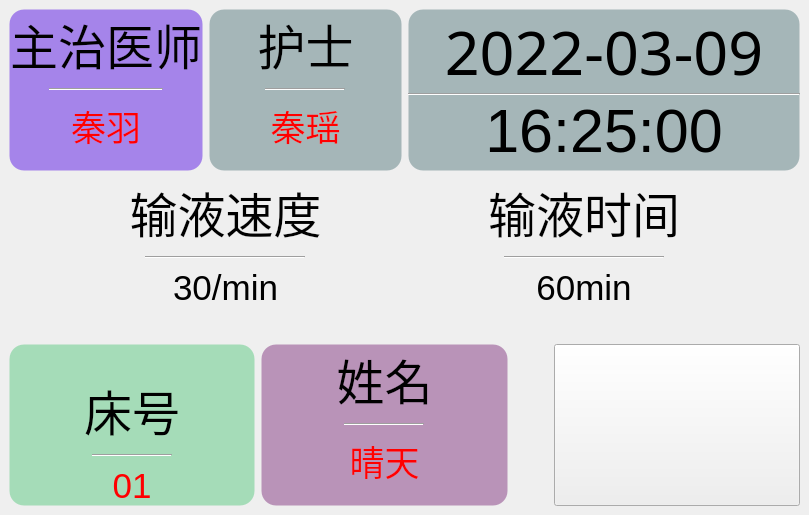
<?xml version="1.0" encoding="UTF-8"?>
<ui version="4.0">
 <class>ClientWidget</class>
 <widget class="QMainWindow" name="ClientWidget">
  <property name="geometry">
   <rect>
    <x>0</x>
    <y>0</y>
    <width>809</width>
    <height>515</height>
   </rect>
  </property>
  <property name="windowTitle">
   <string>智慧输液呼叫终端</string>
  </property>
  <property name="styleSheet">
   <string notr="true">QMainWindow{
	background-image: url(:/back2.jpg);
	background-size:150px;
}

QWidget#bNumber{/*床号*/
	border:1px solid;
	border-color:rgba();
	background-color: rgba(90, 200, 129,0.5);
	border-radius:15px;
}
QLabel#bNumberlabel
{
	font: 36pt &quot;方正舒体&quot;;
}
QLabel#bNumbervalue
{
	
	color: rgb(255, 0, 0);

}



QWidget#aName{  /*设置姓名*/
	border:1px solid;
	border-color:rgba();
	background-color: rgba(130,55, 129,0.5);
	border-radius:15px;
}
QLabel#aNamelabel
{
	font: 36pt &quot;方正舒体&quot;;
}
QLabel#aNamevalue
{
	
	color: rgb(255, 0, 0);

}


QWidget#cDor{  /*设置主治医师*/
	border:1px solid;
	border-color:rgba();
	background-color: rgba(90, 25, 229,0.5);
	border-radius:15px;
}
QLabel#cDorlabel
{
	font: 36pt &quot;方正舒体&quot;;
}
QLabel#cDorvalue
{
	
	color: rgb(255, 0, 0);

}


QWidget#cDorr{  /*设置主治医师*/
	border:1px solid;
	border-color:rgba();
	background-color: rgba(90, 125, 129,0.5);
	border-radius:15px;
}
QLabel#cDorrlabel
{
	font: 36pt &quot;方正舒体&quot;;
}
QLabel#cDorrvalue
{
	color: rgb(255, 0, 0);
}


/*呼叫*/

QWidget#eCall{  /*设置主治医师*/
	border:1px solid;
	border-color:rgba();
	background-color: rgba(90, 125, 129,0.5);
	border-radius:15px;
}
QPushButton{
	image: url(:/call.png);
}


/*时间*/

QWidget#fTime{  /*设置主治医师*/
	border:1px solid;
	border-color:rgba();
	background-color: rgba(90, 125, 129,0.5);
	border-radius:15px;
}



</string>
  </property>
  <widget class="QWidget" name="centralwidget">
   <layout class="QVBoxLayout" name="verticalLayout_9">
    <item>
     <layout class="QHBoxLayout" name="horizontalLayout_12">
      <item>
       <layout class="QHBoxLayout" name="horizontalLayout_6">
        <item>
         <widget class="QWidget" name="cDor" native="true">
          <layout class="QVBoxLayout" name="verticalLayout_3" stretch="5,1,5">
           <property name="spacing">
            <number>0</number>
           </property>
           <property name="leftMargin">
            <number>0</number>
           </property>
           <property name="topMargin">
            <number>0</number>
           </property>
           <property name="rightMargin">
            <number>0</number>
           </property>
           <property name="bottomMargin">
            <number>0</number>
           </property>
           <item>
            <widget class="QLabel" name="cDorlabel">
             <property name="font">
              <font>
               <family>方正舒体</family>
               <pointsize>36</pointsize>
               <weight>50</weight>
               <italic>false</italic>
               <bold>false</bold>
              </font>
             </property>
             <property name="text">
              <string>主治医师</string>
             </property>
             <property name="alignment">
              <set>Qt::AlignBottom|Qt::AlignHCenter</set>
             </property>
            </widget>
           </item>
           <item>
            <layout class="QHBoxLayout" name="horizontalLayout_4">
             <property name="spacing">
              <number>0</number>
             </property>
             <item>
              <spacer name="horizontalSpacer_5">
               <property name="orientation">
                <enum>Qt::Horizontal</enum>
               </property>
               <property name="sizeType">
                <enum>QSizePolicy::Maximum</enum>
               </property>
               <property name="sizeHint" stdset="0">
                <size>
                 <width>40</width>
                 <height>20</height>
                </size>
               </property>
              </spacer>
             </item>
             <item>
              <widget class="Line" name="line_3">
               <property name="maximumSize">
                <size>
                 <width>160</width>
                 <height>16777215</height>
                </size>
               </property>
               <property name="orientation">
                <enum>Qt::Horizontal</enum>
               </property>
              </widget>
             </item>
             <item>
              <spacer name="horizontalSpacer_6">
               <property name="orientation">
                <enum>Qt::Horizontal</enum>
               </property>
               <property name="sizeType">
                <enum>QSizePolicy::Maximum</enum>
               </property>
               <property name="sizeHint" stdset="0">
                <size>
                 <width>40</width>
                 <height>20</height>
                </size>
               </property>
              </spacer>
             </item>
            </layout>
           </item>
           <item>
            <widget class="QLabel" name="cDorvalue">
             <property name="font">
              <font>
               <pointsize>26</pointsize>
              </font>
             </property>
             <property name="text">
              <string>秦羽</string>
             </property>
             <property name="alignment">
              <set>Qt::AlignHCenter|Qt::AlignTop</set>
             </property>
            </widget>
           </item>
          </layout>
         </widget>
        </item>
        <item>
         <widget class="QWidget" name="cDorr" native="true">
          <layout class="QVBoxLayout" name="verticalLayout_4" stretch="5,1,5">
           <property name="spacing">
            <number>0</number>
           </property>
           <property name="leftMargin">
            <number>0</number>
           </property>
           <property name="topMargin">
            <number>0</number>
           </property>
           <property name="rightMargin">
            <number>0</number>
           </property>
           <property name="bottomMargin">
            <number>0</number>
           </property>
           <item>
            <widget class="QLabel" name="cDorrlabel">
             <property name="font">
              <font>
               <family>方正舒体</family>
               <pointsize>36</pointsize>
               <weight>50</weight>
               <italic>false</italic>
               <bold>false</bold>
              </font>
             </property>
             <property name="text">
              <string>护士</string>
             </property>
             <property name="alignment">
              <set>Qt::AlignBottom|Qt::AlignHCenter</set>
             </property>
            </widget>
           </item>
           <item>
            <layout class="QHBoxLayout" name="horizontalLayout_5">
             <property name="spacing">
              <number>0</number>
             </property>
             <item>
              <spacer name="horizontalSpacer_7">
               <property name="orientation">
                <enum>Qt::Horizontal</enum>
               </property>
               <property name="sizeType">
                <enum>QSizePolicy::Maximum</enum>
               </property>
               <property name="sizeHint" stdset="0">
                <size>
                 <width>40</width>
                 <height>20</height>
                </size>
               </property>
              </spacer>
             </item>
             <item>
              <widget class="Line" name="line_4">
               <property name="maximumSize">
                <size>
                 <width>80</width>
                 <height>16777215</height>
                </size>
               </property>
               <property name="orientation">
                <enum>Qt::Horizontal</enum>
               </property>
              </widget>
             </item>
             <item>
              <spacer name="horizontalSpacer_8">
               <property name="orientation">
                <enum>Qt::Horizontal</enum>
               </property>
               <property name="sizeType">
                <enum>QSizePolicy::Maximum</enum>
               </property>
               <property name="sizeHint" stdset="0">
                <size>
                 <width>40</width>
                 <height>20</height>
                </size>
               </property>
              </spacer>
             </item>
            </layout>
           </item>
           <item>
            <widget class="QLabel" name="cDorrvalue">
             <property name="font">
              <font>
               <pointsize>26</pointsize>
              </font>
             </property>
             <property name="text">
              <string>秦瑶</string>
             </property>
             <property name="alignment">
              <set>Qt::AlignHCenter|Qt::AlignTop</set>
             </property>
            </widget>
           </item>
          </layout>
         </widget>
        </item>
       </layout>
      </item>
      <item>
       <widget class="QWidget" name="fTime" native="true">
        <layout class="QVBoxLayout" name="verticalLayout_8" stretch="5,1,5">
         <property name="spacing">
          <number>0</number>
         </property>
         <property name="leftMargin">
          <number>0</number>
         </property>
         <property name="topMargin">
          <number>0</number>
         </property>
         <property name="rightMargin">
          <number>0</number>
         </property>
         <property name="bottomMargin">
          <number>0</number>
         </property>
         <item>
          <widget class="QLabel" name="fTimeDate">
           <property name="font">
            <font>
             <family>方正舒体</family>
             <pointsize>46</pointsize>
             <weight>50</weight>
             <italic>false</italic>
             <bold>false</bold>
            </font>
           </property>
           <property name="text">
            <string>2022-03-09</string>
           </property>
           <property name="alignment">
            <set>Qt::AlignBottom|Qt::AlignHCenter</set>
           </property>
          </widget>
         </item>
         <item>
          <layout class="QHBoxLayout" name="horizontalLayout_11">
           <property name="spacing">
            <number>0</number>
           </property>
           <item>
            <widget class="Line" name="line_7">
             <property name="sizePolicy">
              <sizepolicy hsizetype="Minimum" vsizetype="Fixed">
               <horstretch>0</horstretch>
               <verstretch>0</verstretch>
              </sizepolicy>
             </property>
             <property name="maximumSize">
              <size>
               <width>16777215</width>
               <height>16777215</height>
              </size>
             </property>
             <property name="orientation">
              <enum>Qt::Horizontal</enum>
             </property>
            </widget>
           </item>
          </layout>
         </item>
         <item>
          <widget class="QLabel" name="fTimeTime">
           <property name="font">
            <font>
             <pointsize>46</pointsize>
            </font>
           </property>
           <property name="text">
            <string>16:25:00</string>
           </property>
           <property name="alignment">
            <set>Qt::AlignHCenter|Qt::AlignTop</set>
           </property>
          </widget>
         </item>
        </layout>
       </widget>
      </item>
     </layout>
    </item>
    <item>
     <layout class="QHBoxLayout" name="horizontalLayout_13">
      <item>
       <spacer name="horizontalSpacer_16">
        <property name="orientation">
         <enum>Qt::Horizontal</enum>
        </property>
        <property name="sizeType">
         <enum>QSizePolicy::Maximum</enum>
        </property>
        <property name="sizeHint" stdset="0">
         <size>
          <width>40</width>
          <height>20</height>
         </size>
        </property>
       </spacer>
      </item>
      <item>
       <layout class="QHBoxLayout" name="horizontalLayout_9">
        <item>
         <widget class="QWidget" name="cDor_2" native="true">
          <layout class="QVBoxLayout" name="verticalLayout_6" stretch="5,1,5">
           <property name="spacing">
            <number>0</number>
           </property>
           <property name="leftMargin">
            <number>0</number>
           </property>
           <property name="topMargin">
            <number>0</number>
           </property>
           <property name="rightMargin">
            <number>0</number>
           </property>
           <property name="bottomMargin">
            <number>0</number>
           </property>
           <item>
            <widget class="QLabel" name="cDorlabel_2">
             <property name="font">
              <font>
               <family>方正舒体</family>
               <pointsize>36</pointsize>
               <weight>50</weight>
               <italic>false</italic>
               <bold>false</bold>
              </font>
             </property>
             <property name="text">
              <string>输液速度</string>
             </property>
             <property name="alignment">
              <set>Qt::AlignBottom|Qt::AlignHCenter</set>
             </property>
            </widget>
           </item>
           <item>
            <layout class="QHBoxLayout" name="horizontalLayout_7">
             <property name="spacing">
              <number>0</number>
             </property>
             <item>
              <spacer name="horizontalSpacer_9">
               <property name="orientation">
                <enum>Qt::Horizontal</enum>
               </property>
               <property name="sizeType">
                <enum>QSizePolicy::Maximum</enum>
               </property>
               <property name="sizeHint" stdset="0">
                <size>
                 <width>40</width>
                 <height>20</height>
                </size>
               </property>
              </spacer>
             </item>
             <item>
              <widget class="Line" name="line_5">
               <property name="maximumSize">
                <size>
                 <width>160</width>
                 <height>16777215</height>
                </size>
               </property>
               <property name="orientation">
                <enum>Qt::Horizontal</enum>
               </property>
              </widget>
             </item>
             <item>
              <spacer name="horizontalSpacer_10">
               <property name="orientation">
                <enum>Qt::Horizontal</enum>
               </property>
               <property name="sizeType">
                <enum>QSizePolicy::Maximum</enum>
               </property>
               <property name="sizeHint" stdset="0">
                <size>
                 <width>40</width>
                 <height>20</height>
                </size>
               </property>
              </spacer>
             </item>
            </layout>
           </item>
           <item>
            <widget class="QLabel" name="cDorvalue_2">
             <property name="font">
              <font>
               <pointsize>26</pointsize>
              </font>
             </property>
             <property name="text">
              <string>30/min</string>
             </property>
             <property name="alignment">
              <set>Qt::AlignHCenter|Qt::AlignTop</set>
             </property>
            </widget>
           </item>
          </layout>
         </widget>
        </item>
        <item>
         <widget class="QWidget" name="cDor_3" native="true">
          <layout class="QVBoxLayout" name="verticalLayout_7" stretch="5,1,5">
           <property name="spacing">
            <number>0</number>
           </property>
           <property name="leftMargin">
            <number>0</number>
           </property>
           <property name="topMargin">
            <number>0</number>
           </property>
           <property name="rightMargin">
            <number>0</number>
           </property>
           <property name="bottomMargin">
            <number>0</number>
           </property>
           <item>
            <widget class="QLabel" name="cDorlabel_3">
             <property name="font">
              <font>
               <family>方正舒体</family>
               <pointsize>36</pointsize>
               <weight>50</weight>
               <italic>false</italic>
               <bold>false</bold>
              </font>
             </property>
             <property name="text">
              <string>输液时间</string>
             </property>
             <property name="alignment">
              <set>Qt::AlignBottom|Qt::AlignHCenter</set>
             </property>
            </widget>
           </item>
           <item>
            <layout class="QHBoxLayout" name="horizontalLayout_8">
             <property name="spacing">
              <number>0</number>
             </property>
             <item>
              <spacer name="horizontalSpacer_11">
               <property name="orientation">
                <enum>Qt::Horizontal</enum>
               </property>
               <property name="sizeType">
                <enum>QSizePolicy::Maximum</enum>
               </property>
               <property name="sizeHint" stdset="0">
                <size>
                 <width>40</width>
                 <height>20</height>
                </size>
               </property>
              </spacer>
             </item>
             <item>
              <widget class="Line" name="line_6">
               <property name="maximumSize">
                <size>
                 <width>160</width>
                 <height>16777215</height>
                </size>
               </property>
               <property name="orientation">
                <enum>Qt::Horizontal</enum>
               </property>
              </widget>
             </item>
             <item>
              <spacer name="horizontalSpacer_12">
               <property name="orientation">
                <enum>Qt::Horizontal</enum>
               </property>
               <property name="sizeType">
                <enum>QSizePolicy::Maximum</enum>
               </property>
               <property name="sizeHint" stdset="0">
                <size>
                 <width>40</width>
                 <height>20</height>
                </size>
               </property>
              </spacer>
             </item>
            </layout>
           </item>
           <item>
            <widget class="QLabel" name="cDorvalue_3">
             <property name="font">
              <font>
               <pointsize>26</pointsize>
              </font>
             </property>
             <property name="text">
              <string>60min</string>
             </property>
             <property name="alignment">
              <set>Qt::AlignHCenter|Qt::AlignTop</set>
             </property>
            </widget>
           </item>
          </layout>
         </widget>
        </item>
       </layout>
      </item>
      <item>
       <spacer name="horizontalSpacer_17">
        <property name="orientation">
         <enum>Qt::Horizontal</enum>
        </property>
        <property name="sizeType">
         <enum>QSizePolicy::Maximum</enum>
        </property>
        <property name="sizeHint" stdset="0">
         <size>
          <width>40</width>
          <height>20</height>
         </size>
        </property>
       </spacer>
      </item>
     </layout>
    </item>
    <item>
     <layout class="QHBoxLayout" name="horizontalLayout_10" stretch="2">
      <item>
       <layout class="QHBoxLayout" name="horizontalLayout">
        <item>
         <widget class="QWidget" name="bNumber" native="true">
          <layout class="QVBoxLayout" name="verticalLayout" stretch="5,1,0">
           <property name="spacing">
            <number>0</number>
           </property>
           <property name="leftMargin">
            <number>0</number>
           </property>
           <property name="topMargin">
            <number>0</number>
           </property>
           <property name="rightMargin">
            <number>0</number>
           </property>
           <property name="bottomMargin">
            <number>0</number>
           </property>
           <item>
            <widget class="QLabel" name="bNumberlabel">
             <property name="font">
              <font>
               <family>方正舒体</family>
               <pointsize>36</pointsize>
               <weight>50</weight>
               <italic>false</italic>
               <bold>false</bold>
              </font>
             </property>
             <property name="text">
              <string>床号</string>
             </property>
             <property name="alignment">
              <set>Qt::AlignBottom|Qt::AlignHCenter</set>
             </property>
            </widget>
           </item>
           <item>
            <layout class="QHBoxLayout" name="horizontalLayout_2">
             <property name="spacing">
              <number>0</number>
             </property>
             <item>
              <spacer name="horizontalSpacer">
               <property name="orientation">
                <enum>Qt::Horizontal</enum>
               </property>
               <property name="sizeType">
                <enum>QSizePolicy::Maximum</enum>
               </property>
               <property name="sizeHint" stdset="0">
                <size>
                 <width>40</width>
                 <height>20</height>
                </size>
               </property>
              </spacer>
             </item>
             <item>
              <widget class="Line" name="line">
               <property name="maximumSize">
                <size>
                 <width>80</width>
                 <height>16777215</height>
                </size>
               </property>
               <property name="orientation">
                <enum>Qt::Horizontal</enum>
               </property>
              </widget>
             </item>
             <item>
              <spacer name="horizontalSpacer_2">
               <property name="orientation">
                <enum>Qt::Horizontal</enum>
               </property>
               <property name="sizeType">
                <enum>QSizePolicy::Maximum</enum>
               </property>
               <property name="sizeHint" stdset="0">
                <size>
                 <width>40</width>
                 <height>20</height>
                </size>
               </property>
              </spacer>
             </item>
            </layout>
           </item>
           <item>
            <widget class="QLabel" name="bNumbervalue">
             <property name="font">
              <font>
               <pointsize>26</pointsize>
              </font>
             </property>
             <property name="text">
              <string>01</string>
             </property>
             <property name="alignment">
              <set>Qt::AlignHCenter|Qt::AlignTop</set>
             </property>
            </widget>
           </item>
          </layout>
         </widget>
        </item>
        <item>
         <widget class="QWidget" name="aName" native="true">
          <layout class="QVBoxLayout" name="verticalLayout_2" stretch="5,1,5">
           <property name="spacing">
            <number>0</number>
           </property>
           <property name="leftMargin">
            <number>0</number>
           </property>
           <property name="topMargin">
            <number>0</number>
           </property>
           <property name="rightMargin">
            <number>0</number>
           </property>
           <property name="bottomMargin">
            <number>0</number>
           </property>
           <item>
            <widget class="QLabel" name="aNamelabel">
             <property name="font">
              <font>
               <family>方正舒体</family>
               <pointsize>36</pointsize>
               <weight>50</weight>
               <italic>false</italic>
               <bold>false</bold>
              </font>
             </property>
             <property name="text">
              <string>姓名</string>
             </property>
             <property name="alignment">
              <set>Qt::AlignBottom|Qt::AlignHCenter</set>
             </property>
            </widget>
           </item>
           <item>
            <layout class="QHBoxLayout" name="horizontalLayout_3">
             <property name="spacing">
              <number>0</number>
             </property>
             <item>
              <spacer name="horizontalSpacer_3">
               <property name="orientation">
                <enum>Qt::Horizontal</enum>
               </property>
               <property name="sizeType">
                <enum>QSizePolicy::Maximum</enum>
               </property>
               <property name="sizeHint" stdset="0">
                <size>
                 <width>40</width>
                 <height>20</height>
                </size>
               </property>
              </spacer>
             </item>
             <item>
              <widget class="Line" name="line_2">
               <property name="maximumSize">
                <size>
                 <width>80</width>
                 <height>16777215</height>
                </size>
               </property>
               <property name="orientation">
                <enum>Qt::Horizontal</enum>
               </property>
              </widget>
             </item>
             <item>
              <spacer name="horizontalSpacer_4">
               <property name="orientation">
                <enum>Qt::Horizontal</enum>
               </property>
               <property name="sizeType">
                <enum>QSizePolicy::Maximum</enum>
               </property>
               <property name="sizeHint" stdset="0">
                <size>
                 <width>40</width>
                 <height>20</height>
                </size>
               </property>
              </spacer>
             </item>
            </layout>
           </item>
           <item>
            <widget class="QLabel" name="aNamevalue">
             <property name="font">
              <font>
               <pointsize>26</pointsize>
              </font>
             </property>
             <property name="text">
              <string>晴天</string>
             </property>
             <property name="alignment">
              <set>Qt::AlignHCenter|Qt::AlignTop</set>
             </property>
            </widget>
           </item>
          </layout>
         </widget>
        </item>
        <item>
         <spacer name="horizontalSpacer_13">
          <property name="orientation">
           <enum>Qt::Horizontal</enum>
          </property>
          <property name="sizeType">
           <enum>QSizePolicy::Maximum</enum>
          </property>
          <property name="sizeHint" stdset="0">
           <size>
            <width>40</width>
            <height>20</height>
           </size>
          </property>
         </spacer>
        </item>
        <item>
         <widget class="QWidget" name="eCall" native="true">
          <layout class="QVBoxLayout" name="verticalLayout_5" stretch="0">
           <property name="spacing">
            <number>0</number>
           </property>
           <property name="leftMargin">
            <number>0</number>
           </property>
           <property name="topMargin">
            <number>0</number>
           </property>
           <property name="rightMargin">
            <number>0</number>
           </property>
           <property name="bottomMargin">
            <number>0</number>
           </property>
           <item>
            <widget class="QPushButton" name="playerBt">
             <property name="sizePolicy">
              <sizepolicy hsizetype="Minimum" vsizetype="Expanding">
               <horstretch>0</horstretch>
               <verstretch>0</verstretch>
              </sizepolicy>
             </property>
             <property name="text">
              <string/>
             </property>
            </widget>
           </item>
          </layout>
         </widget>
        </item>
       </layout>
      </item>
     </layout>
    </item>
   </layout>
  </widget>
  <widget class="QMenuBar" name="menubar">
   <property name="geometry">
    <rect>
     <x>0</x>
     <y>0</y>
     <width>809</width>
     <height>25</height>
    </rect>
   </property>
  </widget>
 </widget>
 <resources/>
 <connections/>
</ui>
